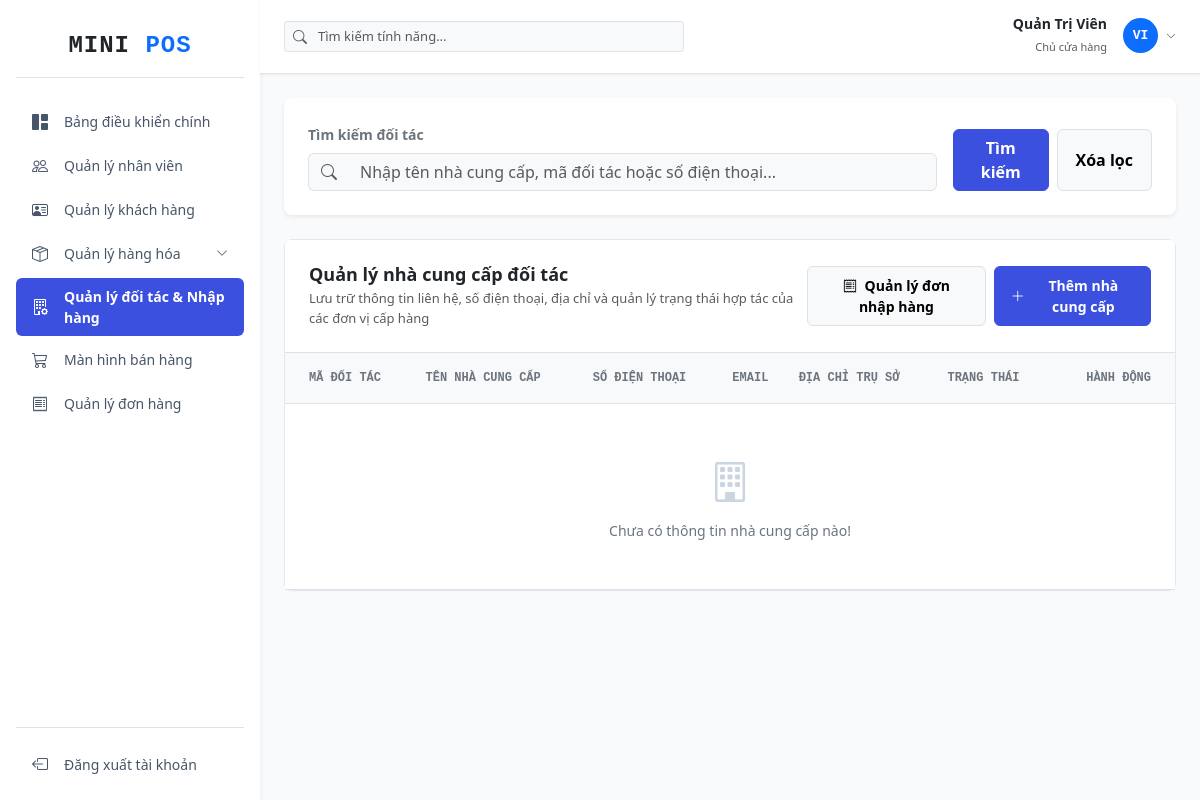
Page /supplier/index (signed in) on the earlier database version.
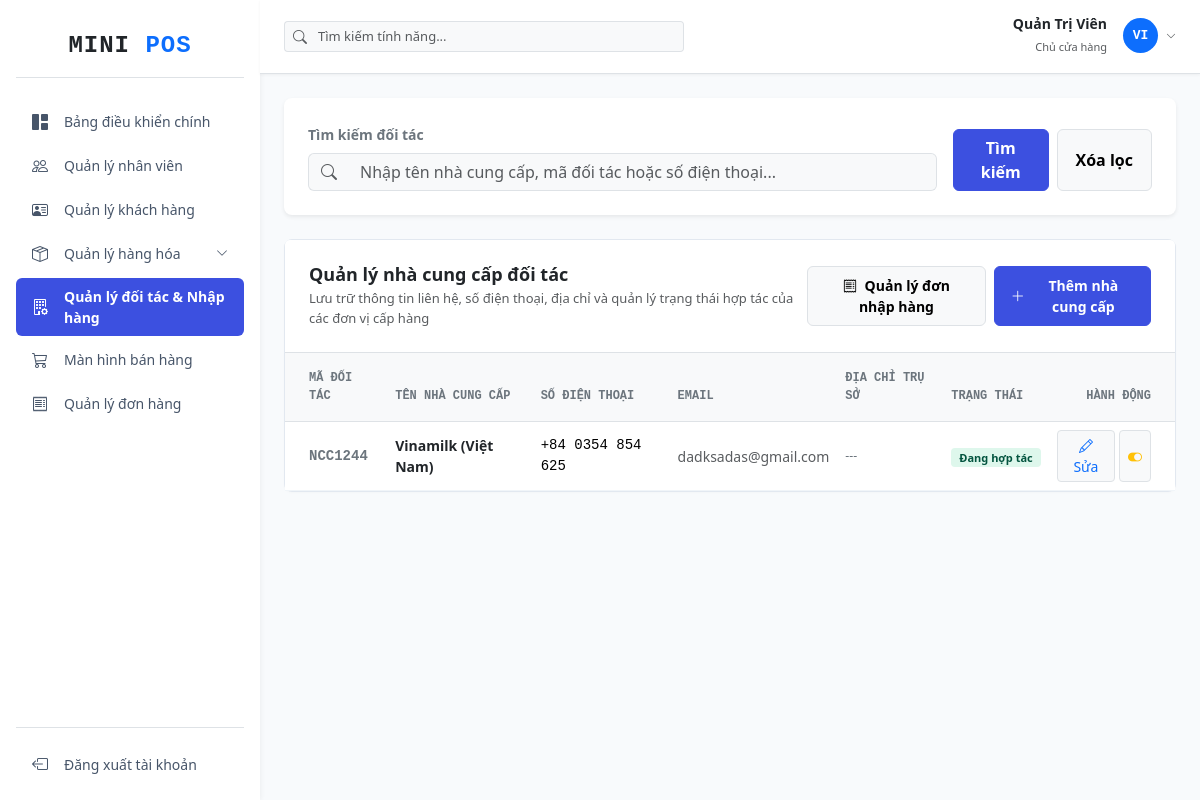
Same page on the later database version.
### tables this page shows
CREATE TABLE `suppliers` (
  `id` int NOT NULL AUTO_INCREMENT,
  `supplier_code` varchar(50) NOT NULL,
  `supplier_name` varchar(255) NOT NULL,
  `phone` varchar(20) NOT NULL,
  `email` varchar(100) DEFAULT NULL,
  `address` text,
  `status` tinyint DEFAULT '1',
  `created_at` timestamp NULL DEFAULT CURRENT_TIMESTAMP,
  PRIMARY KEY (`id`),
  UNIQUE KEY `supplier_code` (`supplier_code`)
);

### controllers/SupplierController.php (called while the page is built, shortened)
<?php
require_once 'models/SupplierModel.php';
class SupplierController
{
    private $supplierModel;
    public function __construct()
    {
        $database = new Database();
        $this->db = $database->getConnection();
        $this->supplierModel = new SupplierModel($this->db);
    }
    public function index()
    {
        $search = isset($_GET['search']) ? trim($_GET['search']) : '';
        $suppliers = $this->supplierModel->getAllSuppliers($search);
        require_once 'views/supplier/index.php';
    }
}

### config/database.php (called while the page is built, shortened)
<?php
class Database
{
    private $host = DB_HOST;
    private $port = DB_PORT;
    private $db_name = DB_NAME;
    private $username = DB_USER;
    private $password = DB_PASS;
    public function getConnection()
    {
        $this->conn = null;
        try {
            $this->conn = new PDO("mysql:host=" . $this->host . ";port=" . $this->port . ";dbname=" . $this->db_name, $this->username, $this->password);
            $this->conn->setAttribute(PDO::ATTR_ERRMODE, PDO::ERRMODE_EXCEPTION);
            $this->conn->exec("set names utf8");
        } catch (PDOException $exception) {
            echo "Connection error: " . $exception->getMessage();
        }
        return $this->conn;
    }
}

### models/SupplierModel.php (called while the page is built, shortened)
<?php
class SupplierModel
{
    private $conn;
    public function __construct($db)
    {
        $this->conn = $db;
    }
    public function getAllSuppliers($search = '')
    {
        $query = "SELECT * FROM suppliers WHERE 1=1";
        $query .= " ORDER BY id DESC";
        $stmt = $this->conn->prepare($query);
        $stmt->execute();
        return $stmt->fetchAll(PDO::FETCH_ASSOC);
    }
}

### views/supplier/index.php (the view, shortened to what the changed rows need)
<?php
require_once 'views/layout/header.php';
$suppliers = $suppliers ?? [];
?>
<div class="card card-custom bg-white mb-4">
    <div class="card-body p-0">
        <div class="table-responsive">
            <table class="table table-hover align-middle mb-0" id="tblSuppliers">
                <thead class="table-light text-secondary font-monospace small border-bottom" style="background-color: #f8fafc;">
                    <tr>
                        <th class="ps-4 py-3 text-secondary" style="font-size: 12px;">MÃ ĐỐI TÁC</th>
                        <th class="py-3 text-secondary" style="font-size: 12px;">TÊN NHÀ CUNG CẤP</th>
                        <th class="py-3 text-secondary" style="font-size: 12px;">SỐ ĐIỆN THOẠI</th>
                        <th class="py-3 text-secondary" style="font-size: 12px;">EMAIL</th>
                        <th class="py-3 text-secondary" style="font-size: 12px;">ĐỊA CHỈ TRỤ SỞ</th>
                        <th class="py-3 text-secondary" style="font-size: 12px;">TRẠNG THÁI</th>
                        <th class="text-end pe-4 py-3 text-secondary" style="font-size: 12px;">HÀNH ĐỘNG</th>
                    </tr>
                </thead>
                <tbody class="text-dark" style="font-size: 14px;">
                    <?php if (!empty($suppliers)): ?>
                        <?php foreach ($suppliers as $s): ?>
                            <tr style="border-bottom: 1px solid #f1f5f9;" id="supplier-row-<?php echo $s['id']; ?>">
                                <td class="ps-4 fw-bold font-monospace text-secondary"><?php echo $s['supplier_code']; ?></td>
                                <td class="fw-bold text-dark supplier-name-text"><?php echo htmlspecialchars($s['supplier_name']); ?></td>
                                <td class="font-monospace supplier-phone-text"><?php echo $s['phone']; ?></td>
                                <td class="text-muted supplier-email-text"><?php echo htmlspecialchars($s['email'] ? $s['email'] : '---'); ?></td>
                                <td class="text-secondary small supplier-address-text" style="max-width: 250px;">
                                    <div class="text-truncate" data-bs-toggle="tooltip" title="<?php echo htmlspecialchars($s['address'] ?? ''); ?>">
                                        <?php echo htmlspecialchars($s['address'] ? $s['address'] : '---'); ?>
                                    </div>
                                </td>
                                <td>
                                    <span class="badge rounded-1 px-2 py-1 fw-semibold status-badge-el" style="<?php echo $s['status'] == 1 ? 'background-color: #def7ec; color: #03543f; font-size: 11px;' : 'background-color: #f3f4f6; color: #4b5563; font-size: 11px;'; ?>">
                                        <?php echo $s['status'] == 1 ? 'Đang hợp tác' : 'Ngừng hợp tác'; ?>
                                    </span>
                                </td>
                                <td class="text-end pe-4">
                                    <div class="d-flex justify-content-end gap-1">
                                        <button class="btn btn-sm btn-light border text-primary px-2 shadow-none" onclick="openEditModal(<?php echo $s['id']; ?>, '<?php echo htmlspecialchars($s['supplier_name'], ENT_QUOTES); ?>', '<?php echo $s['phone']; ?>', '<?php echo htmlspecialchars($s['email'], ENT_QUOTES); ?>', '<?php echo htmlspecialchars($s['address'], ENT_QUOTES); ?>')"><i class="bi bi-pencil"></i> Sửa</button>
                                        <button type="button" class="btn btn-sm border px-2 shadow-none btn-toggle-status-trigger <?php echo $s['status'] == 1 ? 'btn-light text-warning' : 'btn-light text-success'; ?>" data-id="<?php echo $s['id']; ?>" data-status="<?php echo $s['status']; ?>"><i class="bi <?php echo $s['status'] == 1 ? 'bi-toggle-on' : 'bi-toggle-off'; ?>"></i></button>
                                    </div>
                                </td>
                            </tr>
                        <?php endforeach; ?>
                    <?php else: ?>
                        <tr>
                            <td colspan="7" class="text-center p-5 text-secondary">
                                <i class="bi bi-building d-block mb-2" style="font-size: 40px; color: #cbd5e1;"></i>Chưa có thông tin nhà cung cấp nào!
                            </td>
                        </tr>
                    <?php endif; ?>
                </tbody>
            </table>
        </div>
    </div>
</div>
<?php require_once 'views/layout/footer.php'; ?>

Differences in the rows shown:
added suppliers: supplier_code "NCC1244", supplier_name "Vinamilk (Việt Nam)", phone "+84 0354 854 625", email "dadksadas@gmail.com", address "---", status "Đang hợp tác"
Other differences:
text no longer shown: "Chưa có thông tin nhà cung cấp nào!"
